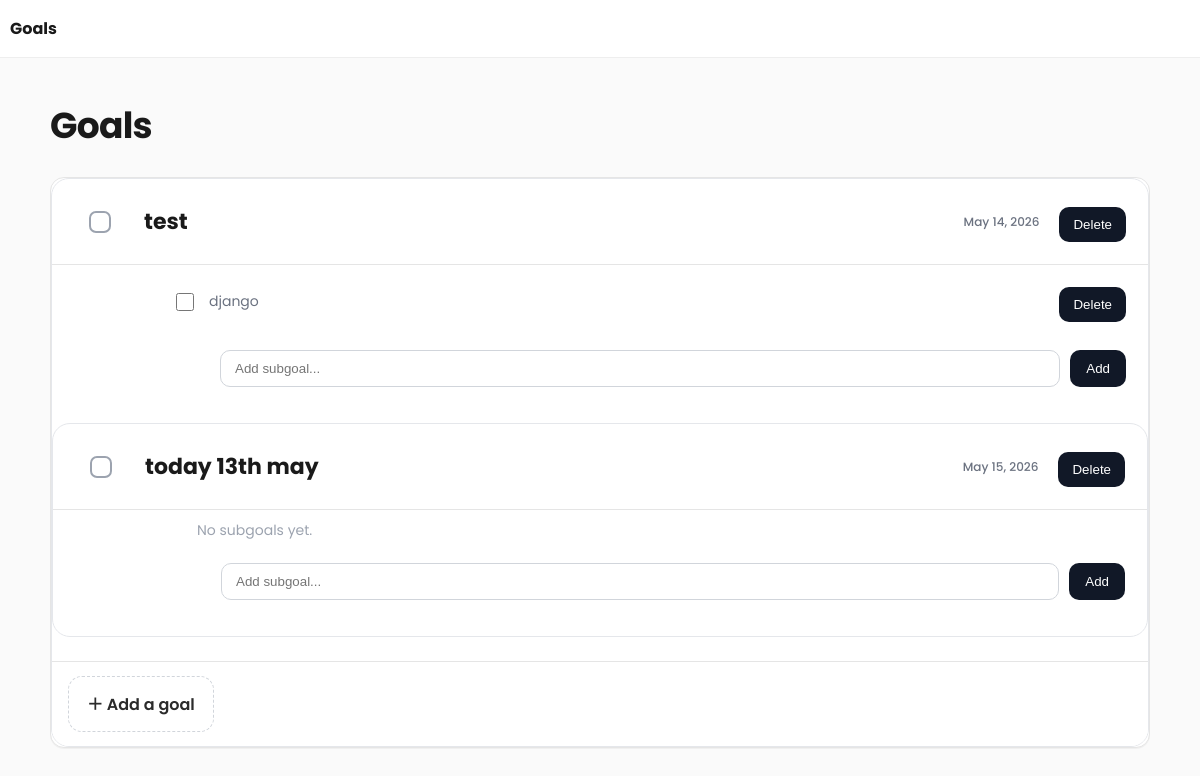
/goals/, run on an earlier commit of the app's database.
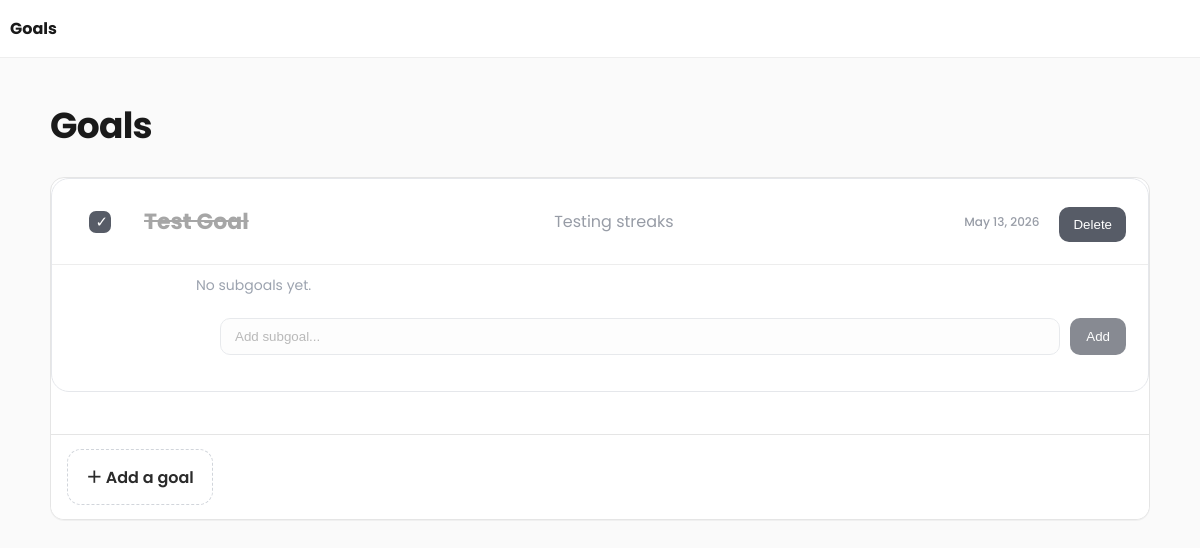
And on a later commit of the database.
### goals/models.py (models this page shows, shortened)
class Goal(models.Model):
    name = models.CharField(max_length=255)
    description = models.TextField()
    target_date = models.DateField()
    is_completed = models.BooleanField(default=False)
    completed_at = models.DateField(null=True, blank=True)

class Subgoal(models.Model):
    goal = models.ForeignKey(Goal, related_name='subgoals', on_delete=models.CASCADE)
    name = models.CharField(max_length=255)
    description = models.TextField()
    is_completed = models.BooleanField(default=False)

### goals/views.py (the view, shortened to what this page needs)
# urls.py: path('goals/', views.list_goals, name='list_goals'),
def list_goals(request):
    goals = Goal.objects.all()
    return render(
        request,
        'goals/list_goals.html',
        {'goals': goals},
    )

### goals/templates/goals/list_goals.html (shortened to what this page needs)
{% extends 'base.html' %}
{% block content %}
<div class="gm-page">
  <div class="gm-grid">
    <h1 class="gm-title">Goals</h1>
    <div class="gm-list">
      {% for g in goals %}
      <div class="gm-goalContainer">
        <div class="gm-row" data-goal-id="{{ g.id }}" data-completed="{{ g.is_completed|yesno:'true,false' }}">
          <div class="gm-check">
            <input class="gm-check-input" type="checkbox" {% if g.is_completed %}checked{% endif %}>
          </div>
          <div class="gm-titleCell">
            {{ g.name }}
          </div>
          <div class="gm-descCell">
            {{ g.description }}
          </div>
          <div class="gm-dateCell">
            {{ g.target_date }}
          </div>
          <div class="gm-actions">
            <form method="POST" action="{% url 'delete_goal' g.id %}">
              <button type="button" class="gm-deleteTrigger" onclick="openDeleteModal(event, {{ g.id }})">
                Delete
              </button>
            </form>
          </div>
        </div>
          <div class="gm-subgoals">
          {% for subgoal in g.subgoals.all %}
          <div
  class="gm-subgoalRow
">
            <input
              class="gm-subgoalCheck"
              data-subgoal-id="{{ subgoal.id }}"
              type="checkbox"
              {% if subgoal.is_completed %}checked{% endif %}/>
            <span>
              {{ subgoal.name }}
            </span>
            <div class="gm-actions" style="margin-left:auto;">
              <form method="POST" action="#" onsubmit="return false;">
                <button
                  type="button"
                  class="gm-deleteTrigger"
                  onclick="openSubgoalDeleteModal(event, {{ subgoal.id }})"
                >
                  Delete
                </button>
              </form>
            </div>
          </div>
          {% empty %}
          <div class="gm-emptySubgoal">
            No subgoals yet.
          </div>
          {% endfor %}
          <form
  method="POST"
  action="{% url 'create_subgoal' g.id %}"
  class="gm-subgoalForm"
>
  <input
    type="text"
    name="title"
    placeholder="Add subgoal..."
    class="gm-subgoalInput"
    {% if g.is_completed %}
    disabled
    {% endif %}
  >
  <button
    type="submit"
    class="gm-subgoalBtn"
    {% if g.is_completed %}
    disabled
    {% endif %}
  >
    Add
  </button>
  </form>
      </div>
      {% empty %}
      <div class="g-goal Container"><div class="g-row"> NO goals right now!! </div></div>
      {% endfor %}
    </div>
    <div class="gm-addRow">
      <div class="gm-addBtn" id="gmOpenAdd">
        ＋ Add a goal
      </div>
    </div>
  </div>
</div>
{% endblock %}

What changed in the data, as far as the page shows it:
removed Goal: name "test", target_date "May 14, 2026"
removed Subgoal: name "django"
removed Goal: name "today 13th may", target_date "May 15, 2026"
added Goal: is_completed "☑", name "Test Goal", description "Testing streaks", target_date "May 13, 2026"
